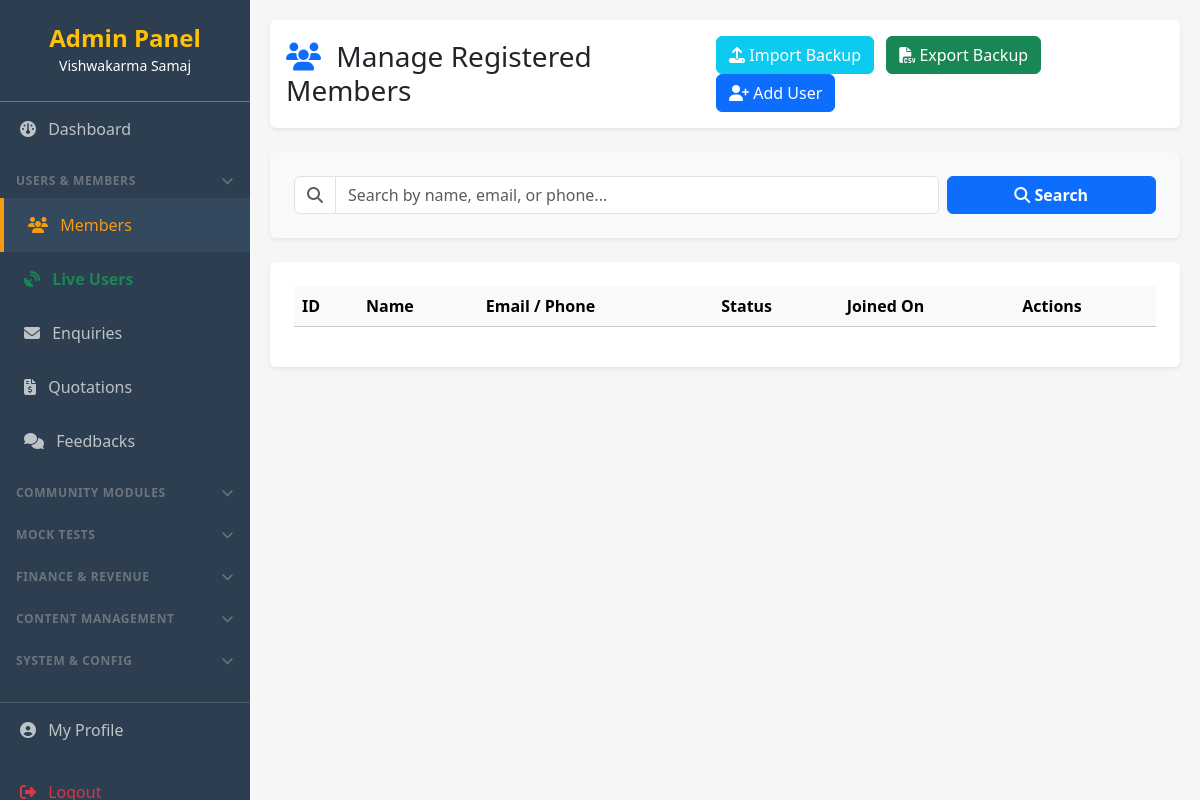
The app's page /admin/users.php (signed in), older data.
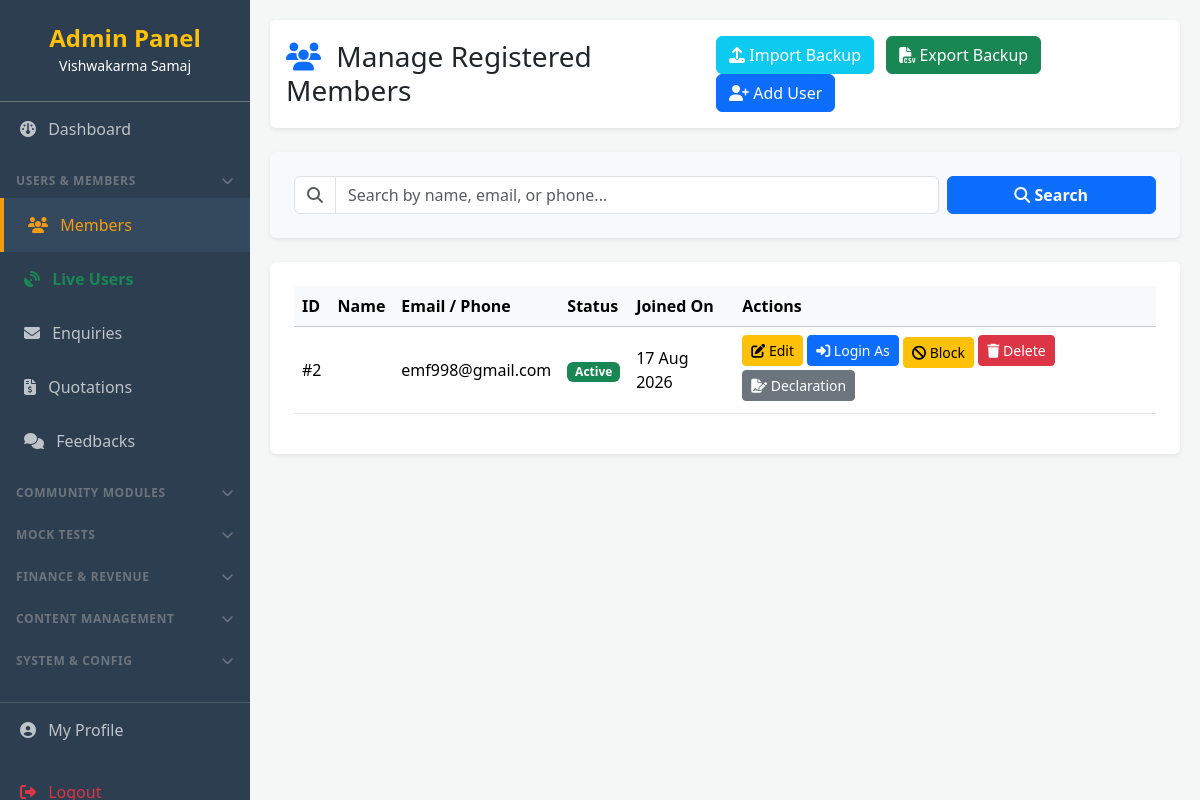
The same page, newer data.
### tables this page shows
CREATE TABLE `users` (
  `id` int(11) NOT NULL AUTO_INCREMENT,
  `name` varchar(100) NOT NULL,
  `email` varchar(100) NOT NULL,
  `mobile` varchar(20) DEFAULT NULL,
  `status` enum('active','blocked') DEFAULT 'active',
  `password` varchar(255) NOT NULL,
  `created_at` timestamp NOT NULL DEFAULT current_timestamp(),
  PRIMARY KEY (`id`),
  UNIQUE KEY `email` (`email`)
);

### admin/users.php (the view, shortened to what this page needs)
<?php
require_once '../includes/session.php';
$search = trim($_GET['search'] ?? '');
$search_query = "";
$params = [];
$stmt = $pdo->prepare("
    SELECT u.*,
           (SELECT COUNT(*) FROM user_gallery ug WHERE ug.user_id = u.id) as image_count
    FROM users u
    $search_query
    ORDER BY u.created_at DESC
");
$stmt->execute($params);
$users = $stmt->fetchAll();
?>
<?php require_once 'includes/header.php'; ?>
<div class="main-content">
    <div class="d-flex justify-content-between align-items-center mb-4 bg-white p-3 shadow-sm rounded">
        <div class="d-flex align-items-center">
            <h3 class="mb-0 text-dark"><i class="fa-solid fa-users text-primary me-2"></i> Manage Registered Members</h3>
        </div>
        <div>
            <button type="button" class="btn btn-info text-white me-2" data-bs-toggle="modal" data-bs-target="#importModal" title="Upload Backup from Drive"><i class="fa-solid fa-upload"></i> Import Backup</button>
            <a href="users.php?action=export_csv" class="btn btn-success me-2" title="Download Backup to Drive"><i class="fa-solid fa-file-csv"></i> Export Backup</a>
            <a href="user-add.php" class="btn btn-primary"><i class="fa-solid fa-user-plus"></i> Add User</a>
        </div>
    </div>
    <div class="card border-0 shadow-sm p-4 mb-4 bg-light">
        <form method="GET" action="users.php" class="row gx-2 gy-2 align-items-center">
            <div class="col-md-9">
                <div class="input-group">
                    <span class="input-group-text bg-white"><i class="fa-solid fa-search text-muted"></i></span>
                    <input type="text" name="search" class="form-control" placeholder="Search by name, email, or phone..." value="<?= htmlspecialchars($search) ?>">
                </div>
            </div>
            <div class="col-md-3 d-flex gap-2">
                <button type="submit" class="btn btn-primary fw-bold flex-grow-1"><i class="fa-solid fa-magnifying-glass"></i> Search</button>
            </div>
        </form>
    </div>
    <div class="card border-0 shadow-sm p-4">
        <div class="table-responsive">
            <table class="table table-hover align-middle">
                <thead class="table-light">
                    <tr>
                        <th>ID</th>
                        <th>Name</th>
                        <th>Email / Phone</th>
                        <th>Status</th>
                        <th>Joined On</th>
                        <th>Actions</th>
                    </tr>
                </thead>
                <tbody>
                    <?php foreach($users as $user): ?>
                    <tr>
                        <td>#<?= $user['id'] ?></td>
                        <td class="fw-bold"><?= htmlspecialchars($user['first_name'] . ' ' . $user['last_name']) ?></td>
                        <td><?= htmlspecialchars($user['email']) ?><br><small class="text-muted"><?= htmlspecialchars($user['phone']) ?></small></td>
                        <td>
                            <?php if($user['status'] == 'active'): ?>
                                <span class="badge bg-success">Active</span>
                            <?php else: ?>
                                <span class="badge bg-danger">Blocked</span>
                            <?php endif; ?>
                        </td>
                        <td><?= date('d M Y', strtotime($user['created_at'])) ?></td>
                        <td>
                            <button type="button" class="btn btn-sm btn-warning mb-1" data-bs-toggle="modal" data-bs-target="#editUserModal<?= $user['id'] ?>"><i class="fa-solid fa-edit"></i> Edit</button>
                            <a href="users.php?action=login_as&id=<?= $user['id'] ?>" class="btn btn-sm btn-primary mb-1" onclick="return confirm('Login as this user? You will be redirected to their frontend dashboard.')"><i class="fa-solid fa-right-to-bracket"></i> Login As</a>
                            <?php if($user['status'] == 'active'): ?>
                                <a href="users.php?action=block&id=<?= $user['id'] ?>" class="btn btn-sm btn-warning" onclick="return confirm('Block this user?')"><i class="fa-solid fa-ban"></i> Block</a>
                            <?php else: ?>
                                <a href="users.php?action=unblock&id=<?= $user['id'] ?>" class="btn btn-sm btn-success" onclick="return confirm('Unblock this user?')"><i class="fa-solid fa-check"></i> Unblock</a>
                            <?php endif; ?>
                            <a href="users.php?action=delete&id=<?= $user['id'] ?>" class="btn btn-sm btn-danger mb-1" onclick="return confirm('WARNING: This will permanently delete the user and all their data (Matrimony, Business, etc). Continue?')"><i class="fa-solid fa-trash"></i> Delete</a>
                            <button type="button" class="btn btn-sm btn-secondary mb-1" data-bs-toggle="modal" data-bs-target="#declarationModal<?= $user['id'] ?>"><i class="fa-solid fa-file-signature"></i> Declaration</button>
                        </td>
                    </tr>
                    <?php endforeach; ?>
                </tbody>
            </table>
        </div>
    </div>
<?php require_once 'includes/footer.php'; ?>

### admin/includes/header.php (shortened to what this page needs)
<?php
$current_page = basename($_SERVER['PHP_SELF']);
?>
<!DOCTYPE html>
<html lang="en">
<head>
    <link href="https://cdn.jsdelivr.net/npm/bootstrap@5.3.2/dist/css/bootstrap.min.css" rel="stylesheet">
    <link rel="stylesheet" href="https://cdnjs.cloudflare.com/ajax/libs/font-awesome/6.4.2/css/all.min.css">
</head>
<body>
<div class="sidebar" id="sidebar">
    <div class="text-center py-4 border-bottom border-secondary position-relative">
        <h4 class="text-warning fw-bold mb-0">Admin Panel</h4>
        <small>Vishwakarma Samaj</small>
    </div>
    <div class="accordion accordion-flush" id="sidebarAccordion">
        <a href="dashboard.php" class="nav-item <?= $current_page == 'dashboard.php' ? 'active' : '' ?>"><i class="fa-solid fa-gauge me-2"></i> Dashboard</a>
        <a class="sidebar-category text-uppercase text-secondary fw-bold ps-3 pt-3 pb-2 d-flex justify-content-between align-items-center" data-bs-toggle="collapse" href="#menuUsers" role="button" aria-expanded="<?= in_array($current_page, ['users.php', 'online_users.php', 'contact_messages.php', 'website_quotations.php', 'feedbacks.php']) ? 'true' : 'false' ?>" style="font-size: 0.75rem; letter-spacing: 0.05em;">
            <span>Users & Members</span> <i class="fa-solid fa-chevron-down pe-3"></i>
        </a>
        <div class="collapse <?= in_array($current_page, ['users.php', 'online_users.php', 'contact_messages.php', 'website_quotations.php', 'feedbacks.php']) ? 'show' : '' ?>" id="menuUsers" data-bs-parent="#sidebarAccordion">
            <a href="users.php" class="nav-item <?= $current_page == 'users.php' ? 'active' : '' ?> ps-4"><i class="fa-solid fa-users me-2"></i> Members</a>
            <a href="online_users.php" class="nav-item <?= $current_page == 'online_users.php' ? 'active text-success' : 'text-success' ?> fw-bold ps-4"><i class="fa-solid fa-satellite-dish me-2 fa-fade"></i> Live Users</a>
            <a href="contact_messages.php" class="nav-item <?= $current_page == 'contact_messages.php' ? 'active' : '' ?> ps-4"><i class="fa-solid fa-envelope me-2"></i> Enquiries</a>
            <a href="website_quotations.php" class="nav-item <?= $current_page == 'website_quotations.php' ? 'active' : '' ?> ps-4"><i class="fa-solid fa-file-invoice-dollar me-2"></i> Quotations</a>
            <a href="feedbacks.php" class="nav-item <?= $current_page == 'feedbacks.php' ? 'active' : '' ?> ps-4"><i class="fa-solid fa-comments me-2"></i> Feedbacks</a>
        </div>
        <a class="sidebar-category text-uppercase text-secondary fw-bold ps-3 pt-3 pb-2 d-flex justify-content-between align-items-center" data-bs-toggle="collapse" href="#menuModules" role="button" aria-expanded="<?= in_array($current_page, ['matrimony.php']) ? 'true' : 'false' ?>" style="font-size: 0.75rem; letter-spacing: 0.05em;">
            <span>Community Modules</span> <i class="fa-solid fa-chevron-down pe-3"></i>
        </a>
        <a class="sidebar-category text-uppercase text-secondary fw-bold ps-3 pt-3 pb-2 d-flex justify-content-between align-items-center" data-bs-toggle="collapse" href="#menuMockTests" role="button" aria-expanded="<?= in_array($current_page, ['mt_categories.php', 'mt_exams.php', 'mt_subjects.php', 'mt_questions.php', 'mt_mock_tests.php', 'mt_results.php', 'mt_settings.php']) ? 'true' : 'false' ?>" style="font-size: 0.75rem; letter-spacing: 0.05em;">
            <span>Mock Tests</span> <i class="fa-solid fa-chevron-down pe-3"></i>
        </a>
        <a class="sidebar-category text-uppercase text-secondary fw-bold ps-3 pt-3 pb-2 d-flex justify-content-between align-items-center" data-bs-toggle="collapse" href="#menuFinance" role="button" aria-expanded="<?= in_array($current_page, ['payments.php']) ? 'true' : 'false' ?>" style="font-size: 0.75rem; letter-spacing: 0.05em;">
            <span>Finance & Revenue</span> <i class="fa-solid fa-chevron-down pe-3"></i>
        </a>
        <a class="sidebar-category text-uppercase text-secondary fw-bold ps-3 pt-3 pb-2 d-flex justify-content-between align-items-center" data-bs-toggle="collapse" href="#menuContent" role="button" aria-expanded="<?= in_array($current_page, ['cms.php', 'cms-edit.php', 'blogs.php', 'gallery.php', 'ui_images.php']) ? 'true' : 'false' ?>" style="font-size: 0.75rem; letter-spacing: 0.05em;">
            <span>Content Management</span> <i class="fa-solid fa-chevron-down pe-3"></i>
        </a>
        <a class="sidebar-category text-uppercase text-secondary fw-bold ps-3 pt-3 pb-2 d-flex justify-content-between align-items-center" data-bs-toggle="collapse" href="#menuSystem" role="button" aria-expanded="<?= in_array($current_page, ['activity_logs.php', 'tools.php', 'settings.php', 'admin_users.php', 'git_manager.php']) ? 'true' : 'false' ?>" style="font-size: 0.75rem; letter-spacing: 0.05em;">
            <span>System & Config</span> <i class="fa-solid fa-chevron-down pe-3"></i>
        </a>
        <div class="mt-4 border-top border-secondary opacity-50"></div>
        <a href="profile.php" class="nav-item <?= $current_page == 'profile.php' ? 'active' : '' ?> mb-2"><i class="fa-solid fa-user-circle me-2"></i> My Profile</a>
        <a href="logout.php" class="nav-item text-danger mb-4"><i class="fa-solid fa-sign-out-alt me-2"></i> Logout</a>
    </div>
</div>

### admin/includes/footer.php (shortened to what this page needs)
</div>
</body>
</html>

### admin/includes/header.php (style rules this page uses)
.sidebar { height: 100vh; background: #2c3e50; color: white; position: fixed; width: 250px; overflow-y: auto; z-index: 1040; transition: transform 0.3s ease; }
.sidebar a.nav-item { color: #bdc3c7; text-decoration: none; display: block; padding: 15px 20px; transition: 0.3s; }
.sidebar a.nav-item:hover, .sidebar a.nav-item.active { background: #34495e; color: #f39c12; border-left: 4px solid #f39c12; }
.sidebar-category { text-decoration: none; transition: 0.3s; }
.main-content { margin-left: 250px; padding: 20px; background: #f4f7f6; min-height: 100vh; transition: margin-left 0.3s ease; }

Row changes from the older to the newer data that the page shows:
added users: id "2", email "emf998@gmail.com", status "Active", created_at "17 Aug 2026"
